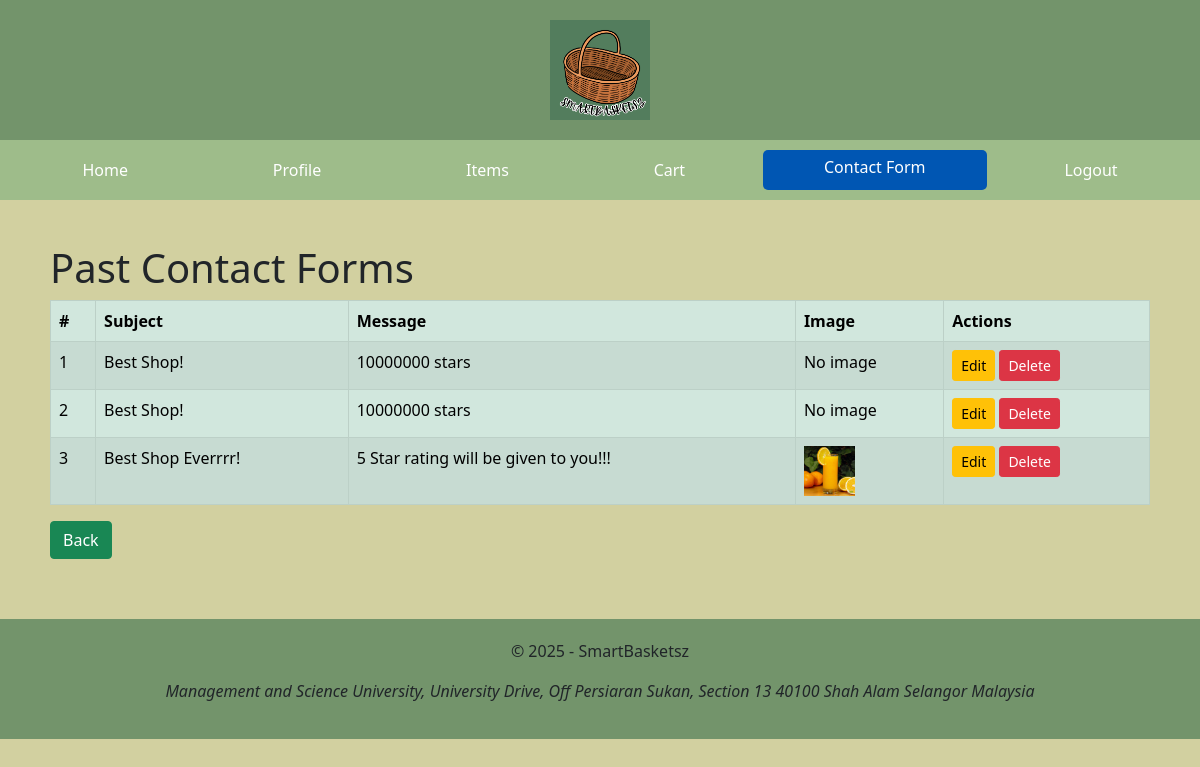
Screenshot of /SmartBasketsz/Customer/contactFormHistory.php (signed in) with the database file from the repository.
### tables this page shows
CREATE TABLE `contactform` (
  `ID` int(11) NOT NULL,
  `customerId` int(11) NOT NULL,
  `customerName` varchar(255) DEFAULT NULL,
  `subject` varchar(255) DEFAULT NULL,
  `message` varchar(255) DEFAULT NULL,
  `image` varchar(255) DEFAULT NULL
);

### SmartBasketsz/Customer/contactFormHistory.php (the view, shortened to what this page needs)
<?php
include_once "../config.php";
$customerID = $conn->real_escape_string($_SESSION["ID"]);
$sql = "SELECT * FROM ContactForm WHERE customerId = '$customerID' ORDER BY ID DESC";
$result = $conn->query($sql);
?>
<!DOCTYPE html>
<html lang="en">
<head>
    <link href="https://cdn.jsdelivr.net/npm/bootstrap@5.0.2/dist/css/bootstrap.min.css" rel="stylesheet">
    <link rel="stylesheet" type="text/css" href="../template.css?v=202505191827">
</head>
<body>
<div class="container-fluid d-flex justify-content-center align-items-center header-bar">
    <header>
        <img src="../SmartBasketszLogo.png" height="100" width="100">
    </header>
</div>
<nav class="theNavBar nav nav-pills flex-column flex-sm-row">
    <a class="flex-sm-fill text-sm-center nav-link" href="home.php">Home</a>
    <a class="flex-sm-fill text-sm-center nav-link" href="profile.php">Profile</a>
    <a class="flex-sm-fill text-sm-center nav-link" href="items.php">Items</a>
    <a class="flex-sm-fill text-sm-center nav-link" href="cart.php">Cart</a>
    <a class="flex-sm-fill text-sm-center nav-link active" href="contactForm.php">Contact Form</a>
    <a class="flex-sm-fill text-sm-center nav-link" href="logout.php">Logout</a>
</nav>
<div class="container mt-4">
    <h1>Past Contact Forms</h1>
    <?php if ($result && $result->num_rows > 0): ?>
        <table class="table table-striped table-bordered table-success">
            <thead>
            <tr>
                <th>#</th>
                <th>Subject</th>
                <th>Message</th>
                <th>Image</th>
                <th>Actions</th>
            </tr>
            </thead>
            <tbody>
            <?php $i = 1; while ($row = $result->fetch_assoc()): ?>
                <tr>
                    <td><?php echo $i++; ?></td>
                    <td><?php echo htmlspecialchars($row["subject"]); ?></td>
                    <td><?php echo htmlspecialchars($row["message"]); ?></td>
                    <td><?php echo (!empty($row["image"]) ? "<img src='../ContactFormImages/{$row['image']}' height='50'>" : "No image"); ?></td>
                    <td>
                        <a href="editContactForm.php?ID=<?php echo $row["ID"]; ?>" class="btn btn-warning btn-sm">Edit</a>
                        <form method="POST" action="deleteContactForm.php" style="display:inline;">
                            <button type="submit" class="btn btn-danger btn-sm">Delete</button>
                        </form>
                    </td>
                </tr>
            <?php endwhile; ?>
            </tbody>
        </table>
    <?php else: ?>
        <div class="alert alert-info">No past contact forms found.</div>
    <?php endif; ?>
    <a href="contactForm.php" class="btn btn-success">Back</a>
</div>
<div class="container-fluid d-flex justify-content-center align-items-center footer-bar">
    <footer>
        <p>&copy; 2025 - SmartBasketsz</p>
        <address><i>Management and Science University, University Drive, Off Persiaran Sukan, Section 13 40100 Shah Alam Selangor Malaysia</i></address>
    </footer>
</div>
</body>
</html>

### SmartBasketsz/template.css (style rules this page uses)
body { background-color: #D2D0A0; }
.header-bar, .footer-bar { text-align: center; background-color: #73946B; padding: 20px 20px 20px 20px; }
.theNavBar { padding-top: 20px; }
.theNavBar { background-color: #9EBC8A; padding: 10px; }
.theNavBar a { color: #ffffff !important; margin: 0 5px; text-decoration: none; }
.theNavBar a.active { background-color: #0056b3 !important; border-radius: 5px; padding: 5px 10px; }
div.container { padding: 20px; }
.footer-bar { margin-top: 40px; }

### rows the page displays
contactform: subject "Best Shop!", message "10000000 stars", image "No image"
contactform: subject "Best Shop!", message "10000000 stars", image "No image"
contactform: subject "Best Shop Everrrr!", message "5 Star rating will be given to you!!!", image (picture)
